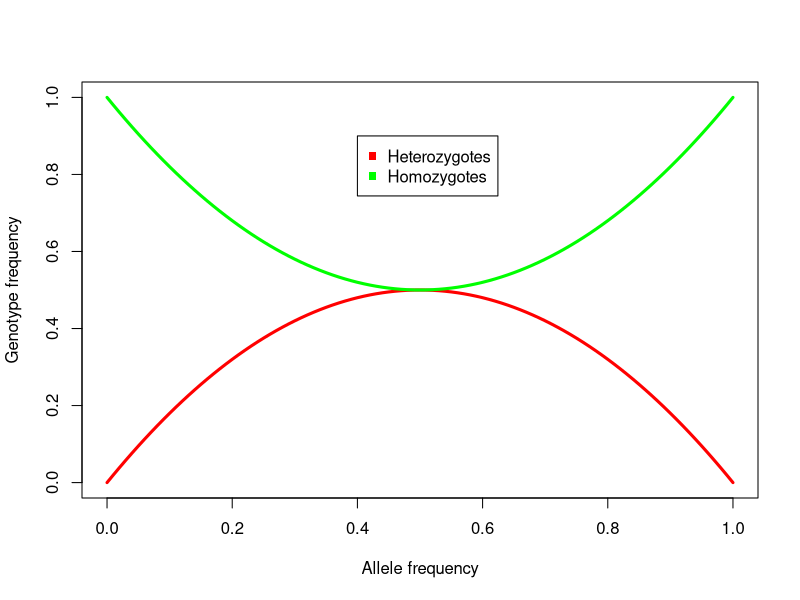
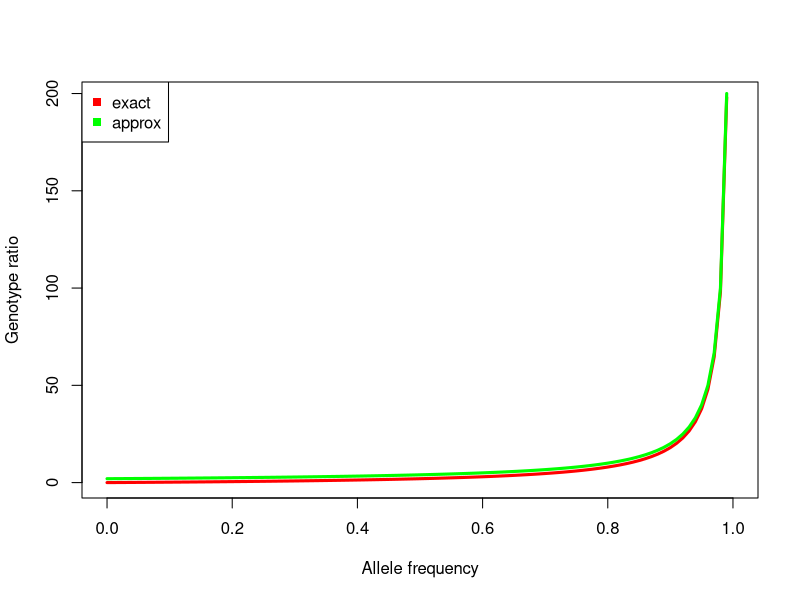
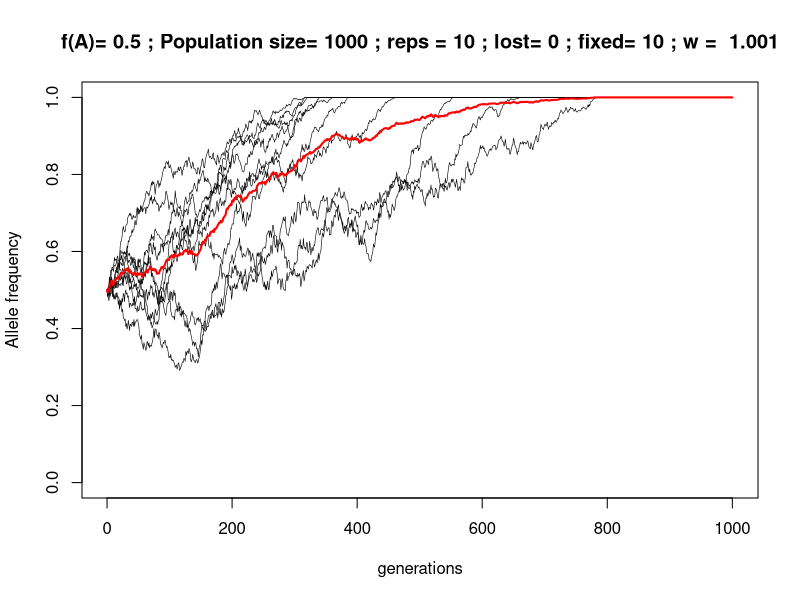
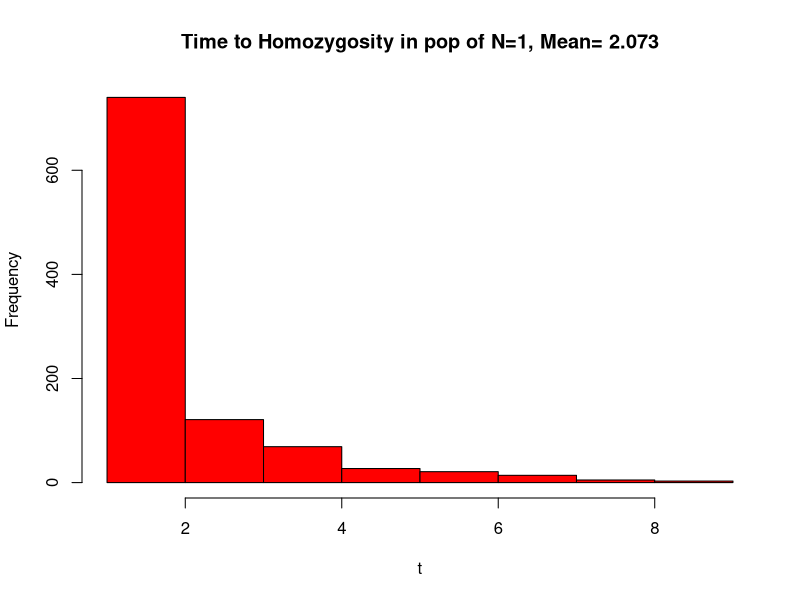
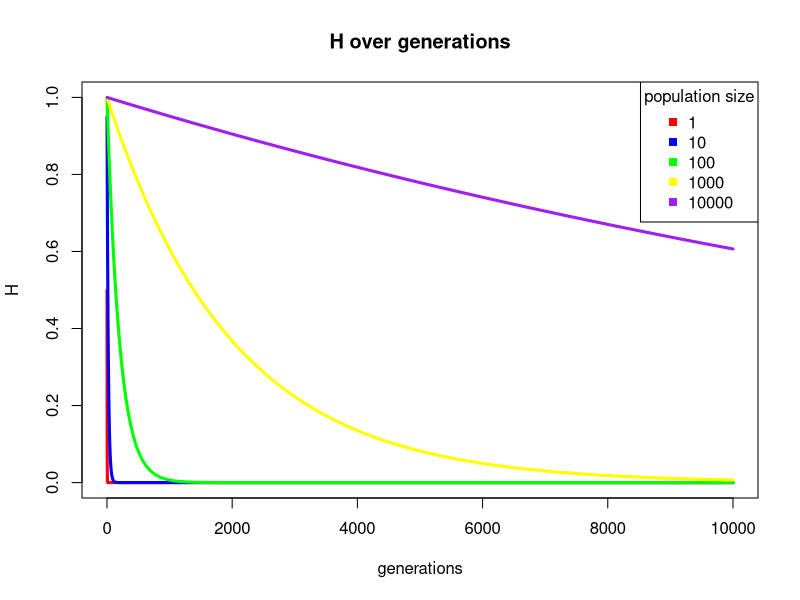
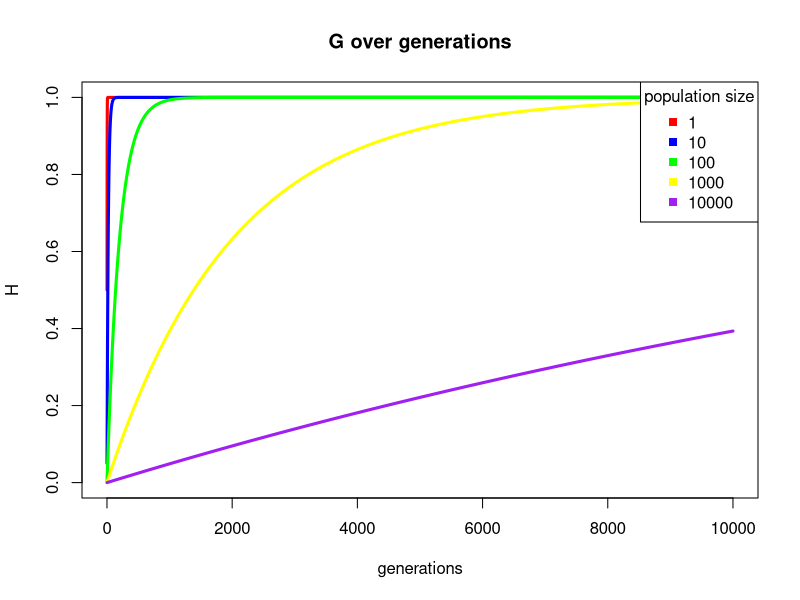
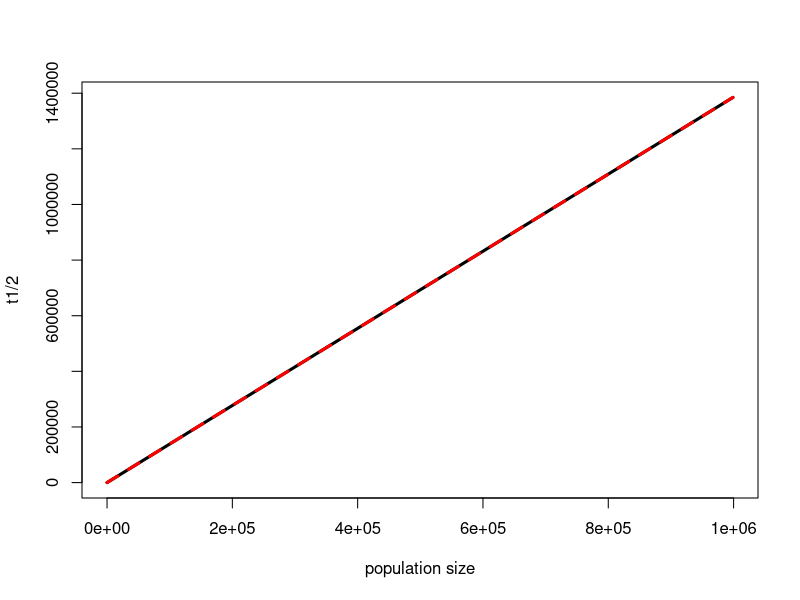
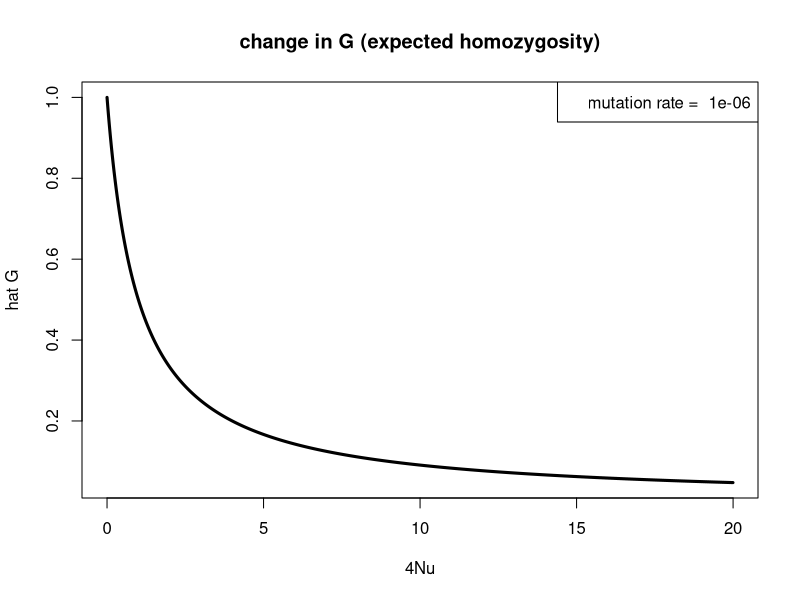

These charts were generated, in order, by the following R code:
## ---- chunk 1
#first make a sequence of frequencies from 0 to 1
freqs<-seq(0,1,by=0.01)
#create some empty variables to fill
Het<-NULL
Hom<-NULL
#now for each of these frequencies of p calculate the proportion of hetero and homozygotes
for ( p in freqs ) {
#given the frequency of p, calculate g
q<-1-p
#calc the frequency of hetero
fHet<-2*p*q
#ditto for Homo
fHom<-p^2+q^2
#attribute those values to the appropriate vector
Het<-c(Het,fHet)
Hom<-c(Hom,fHom)
}#
## ---- chunk 2
plot(freqs,freqs, type = "n", xlab="Allele frequency", ylab = "Genotype frequency")
lines(freqs,Het , col = "red",lwd=3)
lines(freqs,Hom ,  col = "green",lwd=3)
legend(0.4,0.9,legend=c("Heterozygotes","Homozygotes"), col = c("red","green"), pch = 15)
## ---- chunk 3
#first make a sequence of frequencies from 0 to 1
freqs<-seq(0,1,by=0.01)
#create some empty variables to fill
exact<-NULL
approx<-NULL
#now for each of these frequencies of p calculate the proportion of hetero and homozygotes
for ( p in freqs ) {
#given the frequency of p, calculate g
q<-1-p
#calc the ratio of hetero/Homo, for exact and for approx formulae
ratio<-(2*p)/q
approxRatio<-2/q
#attribute those values to the appropriate vector
exact<-c(exact,ratio)
approx<-c(approx,approxRatio)
}#
## ---- chunk 4
plot(freqs,exact, type = "n", xlab="Allele frequency", ylab = "Genotype ratio")
lines(freqs,exact , col = "red",lwd=3)
lines(freqs,approx ,  col = "green",lwd=3)
legend("topleft",legend=c("exact","approx"), col = c("red","green"), pch = 15)
## ---- chunk 5
#the frequency of each allele
S<-(( 141 * 2 ) + 111 + 32)/(2*332)
F<-(( 28 * 2 ) + 111 + 15)/(2*332)
I<-((5 * 2 ) + 32 + 15)/(2*332)
#then generate the table of data
genoData<-data.frame("Geno"=c("SS","SF","FF","SI","FI","II"), "counts"=c(141,111,28,32,15,5),"expected"=c((S^2)*332,(2*S*F)*332,(F^2)*332,(2*S*I)*332,(2*F*I)*332,(I^2)*332), "expFreq"=c((S^2)*332,(2*S*F)*332,(F^2)*332,(2*S*I)*332,(2*F*I)*332,(I^2)*332)/332)
genoData
#perform a chi sq test
test<-chisq.test(genoData$counts,p=genoData$expFreq)
test

## ---- chunk 6
#a simple function to mimic genetic drift.
drift<-function(N=20,p=0.5,gen=20,reps=10, w=1) {
  #set up a matrix to fill
	m<-matrix(nrow = gen, ncol = reps, byrow = T)
	#for each rep
	for ( j in 1:reps ) {
		p1<-p
		#for each generation
		for ( i in 1:gen) {
			A<-rbinom(1,size=2*N,p1)
			p1<-A/(2*N)
			p1<-p1*w
			if ( p1 > 1) {p1=1}
			m[i,j]<-p1
		}#
	}#for
	#for each column find if it's fixed or lost
	lost<-do.call(pmin, lapply(1:nrow(m), function(i)m[i,]))
	fixed<-do.call(pmax, lapply(1:nrow(m), function(i)m[i,]))
	lost<-length(lost[lost==0])
	fixed<-length(fixed[fixed==1])
	xscale<-seq(0,dim(m)[1])
	m<-rbind(rep(p,dim(m)[2]),m)
	pl<-plot(xscale,m[,1], ylim = c(0,1), type = "n", ylab = "Allele frequency",
		xlab="generations", main = paste("f(A)=",p ,"; Population size=",N ,"; reps =", reps, "; lost=", lost, "; fixed=" , fixed, "; w = ", w), xlim =c(0,dim(m)[1]))
	pl<-matlines(xscale, m, col = "black", lty = 1, lwd = 0.6)
	ave<-rowMeans(m)
	pl<-lines(xscale, ave , col = "red", lwd = 2)
	z<-list("matrix"=m,
	"plot"=pl, "mean"=ave)
	return(z)
}#drift

test<-drift(reps = 10, p =0.5, gen=1000, N=1000, w= 1.001)

## ---- chunk 7
t<-NULL
fA<-0.5
for ( i in 1:1000) {
  #find the number of failures before success
  x<-rgeom(n=1, prob= fA)
  #so the first success is x+1, success being a homozygote
  x<-x+1
  t<-c(t,x)
}
hist(t, col= "red", main = paste("Time to Homozygosity in pop of N=1, Mean=", summary(t)[[4]]))
summary(t)
## ---- chunk 8

gen<-10000
Ns<-c(1,10,100,1000,10000)
Htotal<-NULL
Ht<-NULL
for ( N in Ns) {
  #for each of the population sizes generate a vector of data
  H0<-1
  Hseries<-NULL
  for ( i in 1:gen ) {
    Ht<-H0*(1 - (1/(2*N)) )
    #add Ht to a vector
    Hseries<-c(Hseries,Ht)
    H0<-Ht
  }
  Htotal<-cbind(Htotal,Hseries)
}#for


cols<-c("red","blue","green","yellow","purple")
plot(rep(1:gen,5),Htotal, main="H over generations", type="n", ylab = "H", xlab="generations")
for ( i in 1:length(Ns)) {
  cols[i]
lines(1:gen,Htotal[,i], col=cols[i], lwd = 3)
}#for
legend("topright", legend = Ns, col=c("red","blue","green","yellow","purple"), pch =15, title="population size"  )
## ---- chunk 9
Gtotal<-1-Htotal
main="G over generations"
plot(rep(1:gen,5),Gtotal, main=main, type="n", ylab = "H", xlab="generations")
for ( i in 1:length(Ns)) {
  cols[i]
lines(1:gen,Gtotal[,i], col=cols[i], lwd = 3)
}#for
legend("topright", legend = Ns, col=c("red","blue","green","yellow","purple"), pch =15, title="population size"  )
## ---- chunk 10
#for population sizes
seqs<-seq(from=1,to=1000000, by=1000)
#create some empty variables
tActual<-NULL
tApprox<-NULL
for ( N in seqs ) {
  #the actual equation
  t<- -log(2) / log( 1- 1/(2*N) )
  tActual<-c(tActual,t)
  #the approximate equation
  tApp<- 2*N * log(2)
  tApprox<-c(tApprox,tApp)
}#for

plot(seqs,tApprox, type = "n", ylab = "t1/2", xlab = "population size")
lines(seqs,tActual, lwd= 3 , lty = "solid")
lines(seqs,tApprox, lwd= 3 , lty = "dashed", col = "red")
max(tActual)
## ---- chunk 11

#make a series of 4Nμ values assuming a static μ of 10^-6 and a population sizes between 10 .. 500,000.
popSize<-seq(from=10, to=5000000, by = 1000)
u<-1*10^-6
#make some emty vectors
GG<-NULL
Nu<-NULL
for ( size in popSize) {
  G<- 1 / (1+(4*size*u))
  GG<-c(GG,G)
  Nu<-c(Nu, 4*size*u)
}#for

plot(Nu,GG,type = "n", xlab="4Nu", ylab="hat G", main="change in G (expected homozygosity)")
lines(Nu,GG, lwd=3)
legend("topright",legend=paste("mutation rate = ", u))

## ---- chunk 12
varH<-seq(from=0,to=1, by =0.01)
N<-10000
u<-1*10^-4
ddrift<-NULL
for ( H in varH ) {
  drift<- -(1/(2*N))*H
  ddrift<-c(ddrift,drift)
}#for
plot(varH,abs(ddrift),main="loss due to drift", xlab="value of current heterozygosity", ylab="loss dues to drift", type= "n")
lines(varH,abs(ddrift), lwd= 3, col = "blue")
## ---- chunk 13
mmut<-NULL
for ( H in varH ) {
  mut<-2*u*(1-H)
  mmut<-c(mmut,mut)
}#for
plot(varH,abs(mmut),main="gain due to mutation", xlab="value of current heterozygosity", ylab="loss dues to drift", type= "n")
lines(varH,abs(mmut), lwd= 3, col = "red")
## ---- chunk 14

plot(rep(varH,2),c(mmut,abs(ddrift)),main="change in genetic varaition with drift and mutation",
     xlab="current hetrozygosity", ylab="absolute change in H" ,type = "n")

lines(varH,mmut, lwd= 3, col = "red")
lines(varH,abs(ddrift), lwd= 3, col = "blue")

legend("top",legend = c("loss due to drift", "gain due to mutation"), pch = 15, col=c("blue","red"))
## ---- chunk 15
plot(varH,(mmut+ddrift),main="change in genetic varaition with drift and mutation",
     xlab="current hetrozygosity", ylab="absolute change in H" ,type = "n")
lines(varH,mmut+ddrift,lwd=3,col="darkgreen")
abline(0,0)

## ---- chunk 16
#the mutation rate
u<-1*10^-8
#the number of generations
t<-100000000

Pdist<-rpois(1000000,lambda=u*t)

hist(Pdist, col = "cyan", main = paste("Poisson distribution with mean=",u*t))
